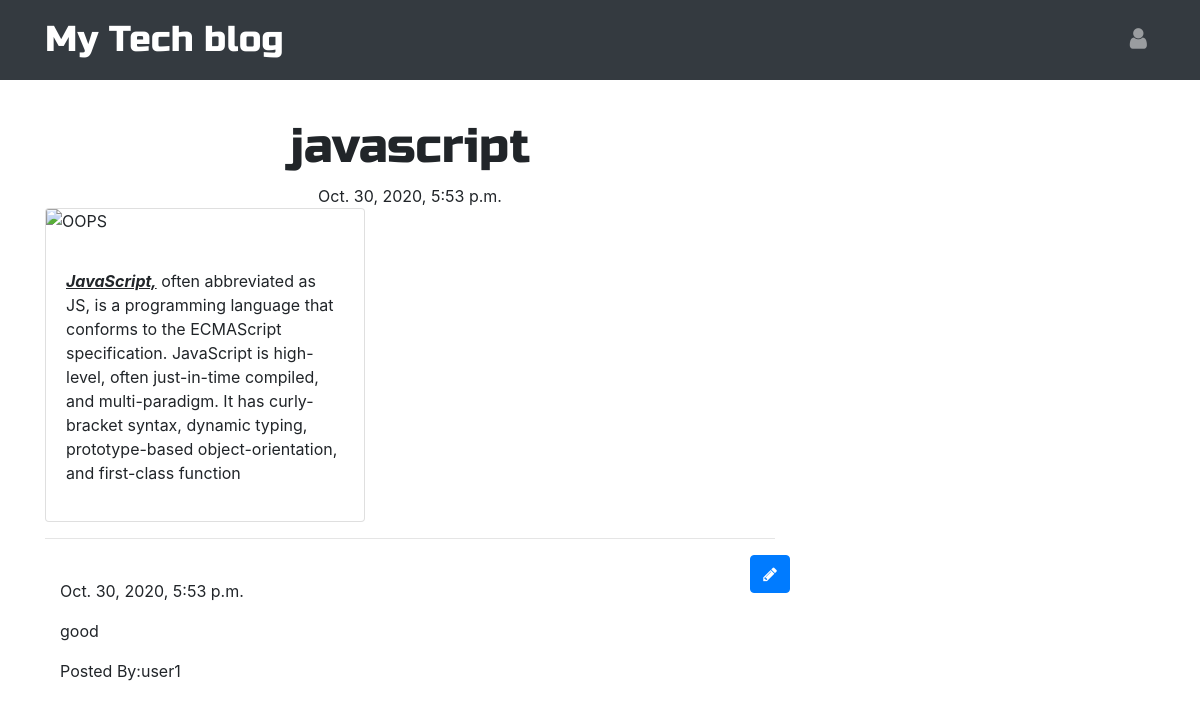
The page /post/5 on the database its author committed.
### blog/models.py (models this page shows, shortened)
class Post(models.Model):
    author = models.ForeignKey('auth.User', on_delete=models.CASCADE)
    title = models.CharField(max_length=200)
    text = models.TextField()
    created_date = models.DateTimeField(default=timezone.now)
    published_date = models.DateTimeField(blank=True, null=True)

class Comment(models.Model):
    post = models.ForeignKey('blog.Post', related_name='comments', on_delete=models.CASCADE)
    author = models.CharField(max_length=200)
    text = models.TextField()
    created_date = models.DateTimeField(default=timezone.now)
    approved_comment = models.BooleanField(default=False)

### blog/views.py (the view)
# urls.py: path('post/<int:pk>',views.PostDetailView.as_view(),name='post_detail'),
class PostDetailView(DetailView):
    model = Post

### blog/templates/blog/post_detail.html (shortened to what this page needs)
{% extends 'blog/base.html' %}
{% block content %}
<h1 class="posttitle">{{post.title|safe}}</h1>
{% if post.published_date %}
<div class="date postdate">
    {{ post.published_date }}
</div>
{% else %}
<a  class="btn btn-default" href="{% url 'post_publish' pk=post.pk %}">Publish</a>
{% endif %}
<div class="card" style="width: 20rem;">
  <img src="https://images.unsplash.com/photo-1515879218367-8466d910aaa4?ixlib=rb-1.2.1&ixid=eyJhcHBfaWQiOjEyMDd9&auto=format&fit=crop&w=500&q=60" class="card-img-top" alt="OOPS">
    <div class="card-body">
    <p class="postcontent">
    {{post.text|safe|linebreaksbr}}
</p>
  </div>
</div>
<hr>
<a class='btn btn-primary btn-comment' href="{% url 'add_comment_to_post' pk=post.pk %}">
     <span class="fa fa-pencil"></span>
</a>
<div class="container">
    {% for comment in post.comments.all %}
    <br>
    {% if user.is_authenticated or comment.approved_comment %}
      {{ comment.created_date }}
    <p>
        {{comment.text|safe|linebreaks}}
    </p>
    <p>
        Posted By:{{comment.author }}
    </p>
    {% endif %}
    {% empty %}
    <p>No comment</p>
    {% endfor %}
</div>
{% endblock %}

### blog/static/css/blog.css (style rules this page uses)
.postdate { text-align: center; }
.posttitle { font-family: 'Russo One', sans-serif; font-size: 3em; text-align: center; margin-top: 28px; }
.postcontent { font-family: 'Montserrat'; font-size: 1.5em; }
.btn-comment { position: absolute; right: 0px; }
.loader { filter:hue-rotate(0deg); color: linear-gradient(45deg,#0f8,#08f); animation:hue 5000ms infinite linear; }

### rows shown on the page
Post: title "javascript", published_date "Oct. 30, 2020, 5:53 p.m.", text "JavaScript, often abbreviated as JS, is a programming language that conforms to the ECMAScript specification. JavaScript is high-level, often just-in-time compiled, and multi-paradigm. It has curly-bracket syntax, dynamic typing, prototype-based object-orientation, and first-class function"
Comment: created_date "Oct. 30, 2020, 5:53 p.m.", text "good", author "user1"
